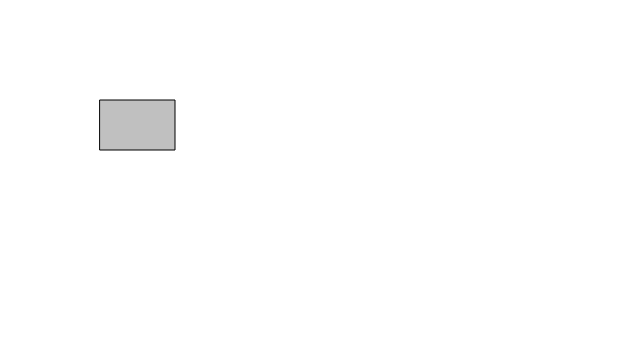
Frame 1 (no input)
Frame 60 (no input): identical to frame 1, image omitted
Frame 120 (the mouse pressed at the canvas centre since frame 60): identical to frame 1, image omitted

The p5.js sketch that drew this single still picture (run headless with seeded random() and noise() and a simulated clock; from frame 60 on, the mouse is pressed at the canvas centre):

// p5.js sketch
// ── sketch.js
// Click and Drag an object
// Daniel Shiffman <http://www.shiffman.net>

var dragging = false; // Is the object being dragged?
var rollover = false; // Is the mouse over the ellipse?

var x, y, w, h;          // Location and size
var offsetX, offsetY;    // Mouseclick offset

function setup() {
  createCanvas(640, 360);
  
  // Starting location
  x = 100;
  y = 100;
  // Dimensions
  w = 75;
  h = 50;
}

function draw() {
  background(255);
  
  
  // Is mouse over object
  if (mouseX > x && mouseX < x + w && mouseY > y && mouseY < y + h) {
    rollover = true;
  } 
  else {
    rollover = false;
  }
  
  // Adjust location if being dragged
  if (dragging) {
    x = mouseX + offsetX;
    y = mouseY + offsetY;
  }

  stroke(0);
  // Different fill based on state
  if (dragging) {
    fill (50);
  } else if (rollover) {
    fill(100);
  } else {
    fill(175, 200);
  }
  rect(x, y, w, h);
}

function mousePressed() {
  // Did I click on the rectangle?
  if (mouseX > x && mouseX < x + w && mouseY > y && mouseY < y + h) {
    dragging = true;
    // If so, keep track of relative location of click to corner of rectangle
    offsetX = x-mouseX;
    offsetY = y-mouseY;
  }
}

function mouseReleased() {
  // Quit dragging
  dragging = false;
}
